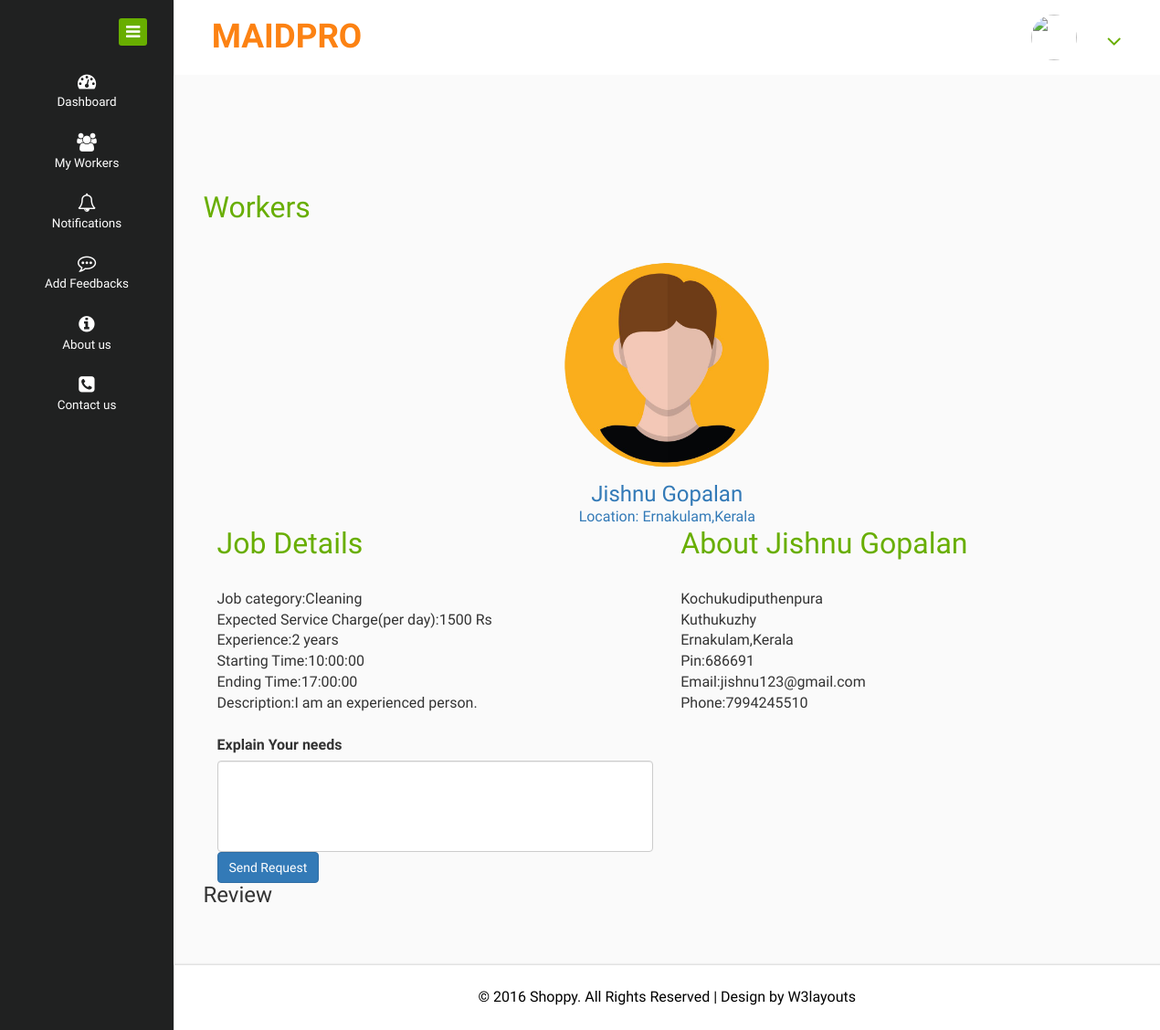
Before: /users/viewdetails.php?email=jishnu123@gmail.com with the older database file.
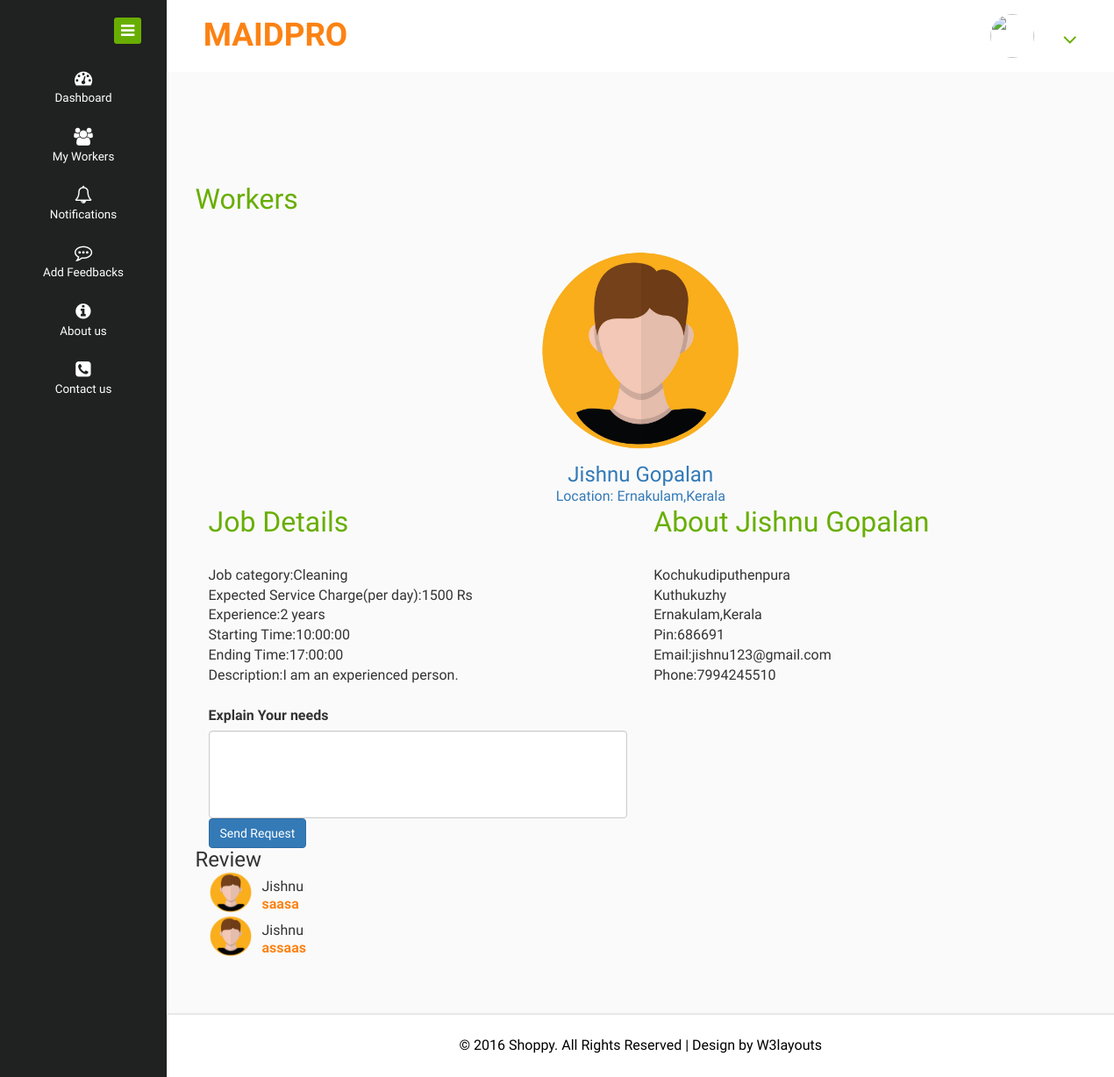
After: the same page with the newer database file.
### tables this page shows
CREATE TABLE `registration` (
  `user_id` int(11) NOT NULL,
  `email` varchar(50) NOT NULL,
  `name` varchar(30) NOT NULL,
  `phone` bigint(11) NOT NULL,
  `profile_pic` varchar(50) NOT NULL DEFAULT 'images/profile_pic.png',
  `house` varchar(30) NOT NULL,
  `place` varchar(30) NOT NULL,
  `district` varchar(30) NOT NULL,
  `state` varchar(30) NOT NULL,
  `pincode` int(10) NOT NULL,
  `gender` varchar(20) NOT NULL,
  `date_of_birth` varchar(20) NOT NULL
);

CREATE TABLE `district` (
  `district_id` int(11) NOT NULL,
  `state_id` int(11) NOT NULL,
  `district` varchar(30) NOT NULL
);

CREATE TABLE `state` (
  `state_id` int(11) NOT NULL,
  `state` varchar(30) NOT NULL
);

CREATE TABLE `worker` (
  `worker_id` int(11) NOT NULL,
  `email` varchar(50) NOT NULL,
  `category` varchar(25) NOT NULL,
  `service_charge` int(10) NOT NULL,
  `starting_time` varchar(25) NOT NULL,
  `ending_time` varchar(25) NOT NULL,
  `description` varchar(50) NOT NULL,
  `experience` int(11) NOT NULL
);

CREATE TABLE `review` (
  `review_id` int(11) NOT NULL,
  `workerid` varchar(35) NOT NULL,
  `userid` varchar(35) NOT NULL,
  `review` varchar(80) NOT NULL
);

### users/viewdetails.php (the view, shortened to what this page needs)
<?php
    include("header.php");
?>
<?php
$worker_email=$_GET['email'];
?>
<div class="inner-block">
    <div class="blank">
        <h2>Workers</h2>
        <?php
        $sql="select * from registration,verification,worker where verification.status=1 and worker.email='$worker_email' and verification.email='$worker_email' and registration.email='$worker_email'";
        $res=mysqli_query($conn,$sql);
        if(mysqli_num_rows($res)>0){
            while ($r=mysqli_fetch_assoc($res)) {
        ?>
        <div class="col-md-12 bg-white text-center">
            <a href="viewdetails.php?email=<?php echo $r['email']?>">
            <img src="../users/<?php echo $r['profile_pic']?>" width=240>
            <h3><?php echo $r['name']?></h3>
            <p>Location:
                <?php
                                     $d=$r["district"];
                                     $s="select district from district where district_id=$d";
                        $res1=mysqli_query($conn,$s);
                        $row=mysqli_fetch_assoc($res1);
                        $c=$row["district"];
                        echo $c;
                        $d=$r["state"];
                                     $s="select state from state where state_id=$d";
                        $res1=mysqli_query($conn,$s);
                        $row=mysqli_fetch_assoc($res1);
                        $c=$row["state"];
                        echo ",$c";
                ?>
                <br>
            </p>
        </a>
        </div>
        <div class="col-md-6">
            <h2>Job Details</h2>
            <p>Job category:<?php echo $r['category']?><br>
               Expected Service Charge(per day):<?php echo $r['service_charge']?> Rs<br>
               Experience:<?php echo $r['experience']?> years
            </p>
            <p>Starting Time:<?php echo $r['starting_time']?><br>
               Ending Time:<?php echo $r['ending_time']?><br>
               Description:<?php echo $r['description']?>
            </p>
        </div>
        <div class="col-md-6">
            <h2>About <?php echo $r['name']?></h2>
            <p>
                <?php echo $r['house']?><br>
                <?php echo $r['place']?><br>
                <?php
                                     $d=$r["district"];
                                     $s="select district from district where district_id=$d";
                        $res1=mysqli_query($conn,$s);
                        $row=mysqli_fetch_assoc($res1);
                        $c=$row["district"];
                        echo $c;
                        $d=$r["state"];
                                     $s="select state from state where state_id=$d";
                        $res1=mysqli_query($conn,$s);
                        $row=mysqli_fetch_assoc($res1);
                        $c=$row["state"];
                        echo ",$c";
                ?><br>
                Pin:<?php echo $r['pincode']?><br>
                Email:<?php echo $r['email']?><br>
                Phone:<?php echo $r['phone']?>
            </p>
        </div>
        <div class="clearfix"></div>
        <?php
            }
        }
        else{
        ?>
        <h3 class="text-center">No workers found</h3>
        <?php
        }
        ?>
    <br>
    <?php
    if($email!=$worker_email){
    ?>
    <form method="POST" action="sendrequest.php">
        <div class="col-md-6">
        <label>Explain Your needs</label>
        <input type="text" class="form-control" name="needs" style="height: 100px;" required="">
        <button class="btn btn-primary">Send Request</button>
    </div>
    </form>
    <?php
}
    ?>
<div class="clearfix"></div>
<h3>Review</h3>
<?php
$sql3="select * from review where workerid='$worker_email'";
$res=mysqli_query($conn,$sql3);
if(mysqli_num_rows($res)>0){
    while($r3=mysqli_fetch_assoc($res)){
        $userid=$r3['userid'];
        $sql4="select * from registration where email='$userid'";
        $r4=mysqli_fetch_assoc(mysqli_query($conn,$sql4));
?>
<div class="col-md-6">
   <div class="profile_img">
                                    <span class="prfil-img"><img style="width:30%,vertical-align: middle;
  width: 50px;
  height: 50px;
  border-radius: 50%;" src="../users/<?php echo $r4['profile_pic']?>" alt=""> </span>
                                    <div class="user-name">
                                        <?php echo $r4['name'] ?>
    <p><?php echo $r3['review']?></p>
</div>
   </div>
</div>
<div class="clearfix"></div>
<?php
    }
}
?>
</div>
</div>
<?php
    include("footer.php");
?>

Changed rows visible on the page:
added review: registration.profile_pic (picture), registration.name "Jishnu", review "saasa"
added review: registration.profile_pic (picture), registration.name "Jishnu", review "assaas"
